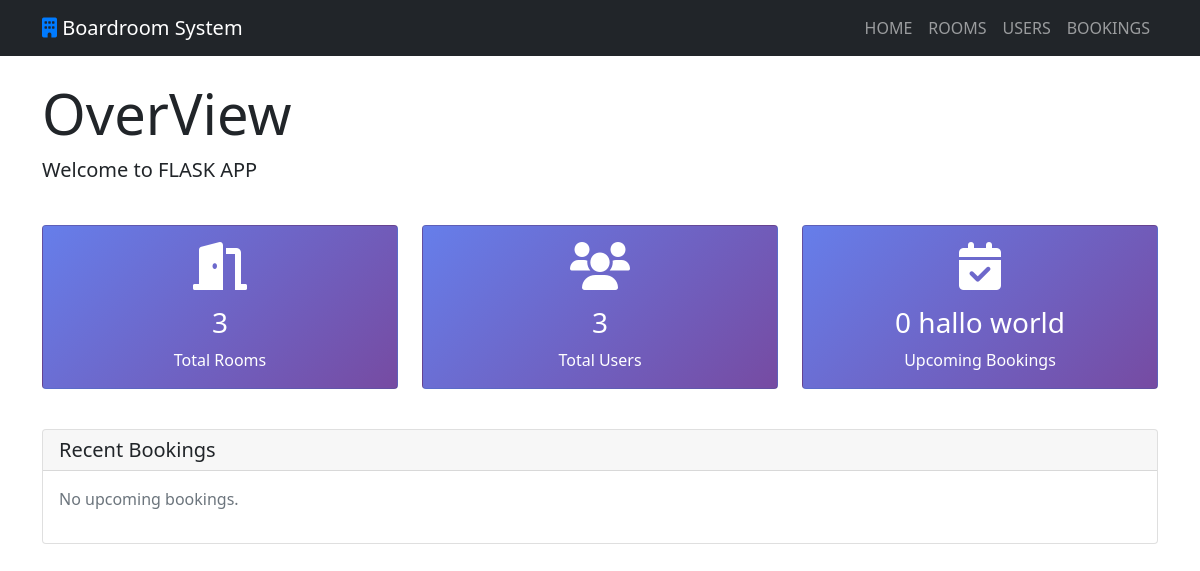
Before: / with the older database file.
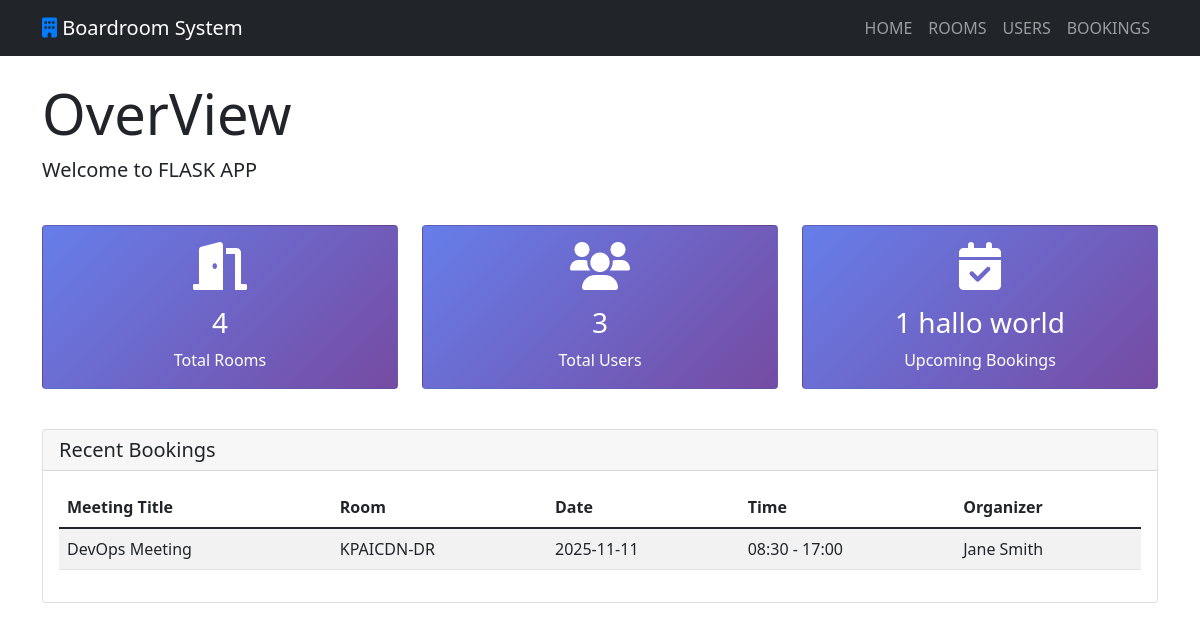
After: the same page with the newer database file.
### app.py (models this page shows)
class Booking(db.Model):
    id = db.Column(db.Integer, primary_key=True)
    room_id = db.Column(db.Integer, db.ForeignKey('room.id'), nullable=False)
    user_id = db.Column(db.Integer, db.ForeignKey('user.id'), nullable=False)
    meeting_title = db.Column(db.String(200), nullable=False)
    meeting_date = db.Column(db.Date, nullable=False)
    start_time = db.Column(db.Time, nullable=False)
    end_time = db.Column(db.Time, nullable=False)
    attendees = db.Column(db.Integer, nullable=False)
    status = db.Column(db.String(20), default='active')
    notes = db.Column(db.Text)
    created_at = db.Column(db.DateTime, default=datetime.utcnow)

class Room(db.Model):
    id = db.Column(db.Integer, primary_key=True)
    name = db.Column(db.String(100), nullable=False)
    capacity = db.Column(db.Integer, nullable=False)
    location = db.Column(db.String(200), nullable=False)
    amenities = db.Column(db.Text)
    created_at = db.Column(db.DateTime, default=datetime.utcnow)
    bookings = db.relationship('Booking', backref='room', lazy=True)

class User(db.Model):
    id = db.Column(db.Integer, primary_key=True)
    name = db.Column(db.String(100), nullable=False)
    email = db.Column(db.String(120), nullable=False, unique=True)
    department = db.Column(db.String(100))
    created_at = db.Column(db.DateTime, default=datetime.utcnow)
    bookings = db.relationship('Booking', backref='user', lazy=True)

### app.py (the view)
@app.route('/')
def index():
    recent_bookings = Booking.query.filter(
        Booking.meeting_date >= date.today()
    ).order_by(Booking.meeting_date, Booking.start_time).limit(5).all()
    total_rooms = Room.query.count()
    total_users = User.query.count()
    total_bookings = Booking.query.filter(Booking.meeting_date >= date.today()).count()
    return render_template('index.html',
                         recent_bookings=recent_bookings,
                         total_rooms=total_rooms,
                         total_users=total_users,
                         total_bookings=total_bookings)

### templates/index.html
{% extends "base.html" %}
{% block content %}
<div class="row mb-4">
    <div class="col-12">
        <h1 class="display-4">OverView</h1>
        <p class="lead">Welcome to FLASK APP</p>
    </div>
</div>
<div class="row mb-4">
    <div class="col-md-4 mb-3">
        <div class="card stat-card">
            <div class="card-body">
                <i class="fas fa-door-open fa-3x mb-3"></i>
                <h3>{{ total_rooms }}</h3>
                <p class="mb-0">Total Rooms</p>
            </div>
        </div>
    </div>
    <div class="col-md-4 mb-3">
        <div class="card stat-card">
            <div class="card-body">
                <i class="fas fa-users fa-3x mb-3"></i>
                <h3>{{ total_users }}</h3>
                <p class="mb-0">Total Users</p>
            </div>
        </div>
    </div>
    <div class="col-md-4 mb-3">
        <div class="card stat-card">
            <div class="card-body">
                <i class="fas fa-calendar-check fa-3x mb-3"></i>
                <h3>{{ total_bookings }} hallo world</h3>
                <p class="mb-0">Upcoming Bookings</p>
            </div>
        </div>
    </div>
</div>
<div class="row">
    <div class="col-12">
        <div class="card">
            <div class="card-header">
                <h5 class="mb-0">Recent Bookings</h5>
            </div>
            <div class="card-body">
                {% if recent_bookings %}
                <div class="table-responsive">
                    <table class="table table-striped">
                        <thead>
                            <tr>
                                <th>Meeting Title</th>
                                <th>Room</th>
                                <th>Date</th>
                                <th>Time</th>
                                <th>Organizer</th>
                            </tr>
                        </thead>
                        <tbody>
                            {% for booking in recent_bookings %}
                            <tr>
                                <td>{{ booking.meeting_title }}</td>
                                <td>{{ booking.room.name }}</td>
                                <td>{{ booking.meeting_date.strftime('%Y-%m-%d') }}</td>
                                <td>{{ booking.start_time.strftime('%H:%M') }} - {{ booking.end_time.strftime('%H:%M') }}</td>
                                <td>{{ booking.user.name }}</td>
                            </tr>
                            {% endfor %}
                        </tbody>
                    </table>
                </div>
                {% else %}
                <p class="text-muted">No upcoming bookings.</p>
                {% endif %}
            </div>
        </div>
    </div>
</div>
{% endblock %}

Changed rows visible on the page:
added Booking: meeting_title "DevOps Meeting", room.name "KPAICDN-DR", meeting_date "2025-11-11", start_time "08:30", end_time "17:00", user.name "Jane Smith"
Other visible differences:
{{ total_rooms }}: "3" → "4"
{{ total_bookings }}: "0" → "1"
text no longer shown: "No upcoming bookings."
text now shown: "Meeting Title Room Date Time Organizer"
